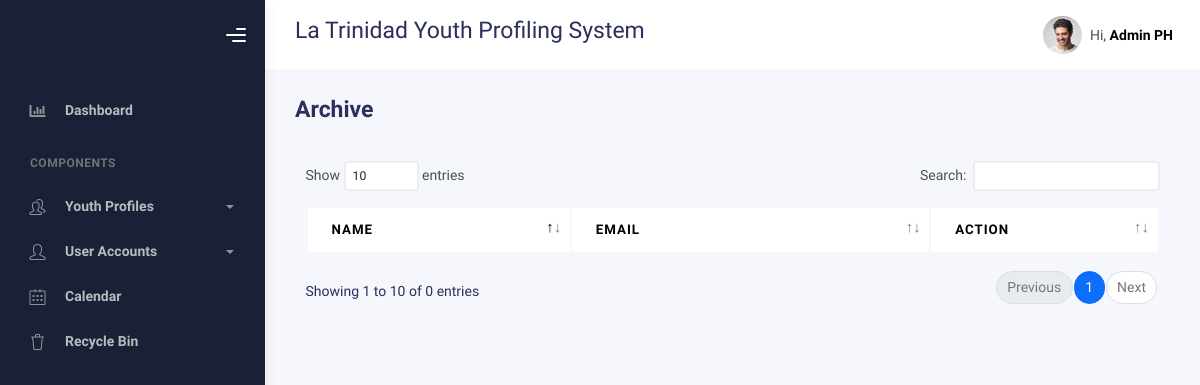
The page /bootstrap/temp_archive.php (signed in) on the database as committed earlier.
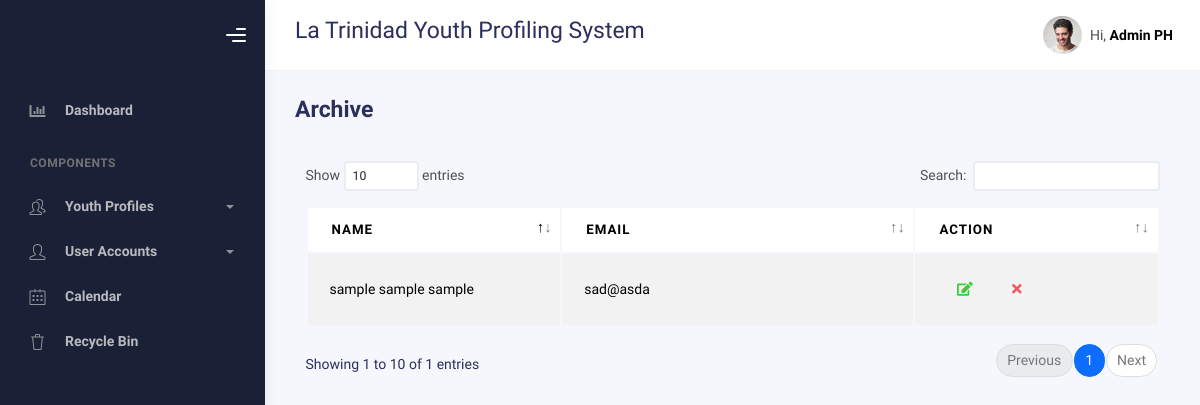
The same page on the database as committed later.
### tables this page shows
CREATE TABLE `profiles_archive` (
  `id` int(11) NOT NULL,
  `lname` varchar(100) DEFAULT NULL,
  `fname` varchar(100) DEFAULT NULL,
  `mname` varchar(100) DEFAULT NULL,
  `suffix` varchar(20) DEFAULT NULL,
  `region` varchar(100) DEFAULT NULL,
  `province` varchar(100) DEFAULT NULL,
  `municipality` varchar(100) DEFAULT NULL,
  `barangay` varchar(100) DEFAULT NULL,
  `purok` varchar(100) DEFAULT NULL,
  `sex` varchar(10) DEFAULT NULL,
  `age` int(11) DEFAULT NULL,
  `email` varchar(100) DEFAULT NULL,
  `birth_month` varchar(20) DEFAULT NULL,
  `birth_day` varchar(20) DEFAULT NULL,
  `birth_year` varchar(20) DEFAULT NULL,
  `contactnumber` varchar(20) DEFAULT NULL,
  `civil_status` varchar(20) DEFAULT NULL,
  `youth_classification` varchar(100) DEFAULT NULL,
  `age_group` varchar(50) DEFAULT NULL,
  `work_status` varchar(50) DEFAULT NULL,
  `educational_background` varchar(50) DEFAULT NULL,
  `register_sk_voter` varchar(50) DEFAULT NULL,
  `voted_last_election` varchar(3) NOT NULL,
  `attended_kk` varchar(3) NOT NULL,
  `times_attended_kk` int(11) DEFAULT NULL,
  `date_created` varchar(50) NOT NULL,
  `barangay_code` varchar(50) DEFAULT NULL
);

### bootstrap/temp_archive.php (the view, shortened to what the changed rows need)
<?php
include("../conne.php");
$fetch_profiles = "SELECT id, fname, mname, lname, suffix, email FROM profiles_archive WHERE age > 30";
$result = mysqli_query($conn, $fetch_profiles);
?>
<!DOCTYPE html>
<html lang="en">
<head>
    <link rel="stylesheet" href="assets/css/bootstrap.min.css" />
    <link rel="stylesheet" href="assets/css/plugins.min.css" />
    <link rel="stylesheet" href="assets/css/kaiadmin.min.css" />
</head>
<body>
<div class="wrapper">
    <div class="main-panel">
        <div class="container">
            <div class="page-inner">
                <div class="card-body">
                    <div class="table-responsive">
                        <div id="basic-datatables_wrapper" class="dataTables_wrapper container-fluid dt-bootstrap4">
                            <div class="row">
                                <div class="col-sm-12">
                                    <table id="basic-datatables" class="display table table-striped table-hover dataTable" role="grid" aria-describedby="basic-datatables_info">
                                        <thead>
                                            <tr role="row">
                                                <th class="sorting_asc" tabindex="0" aria-controls="basic-datatables" rowspan="1" colspan="1" aria-sort="ascending" aria-label="Name: activate to sort column descending" style="width: 365.516px;">Name</th>
                                                <th class="sorting" tabindex="0" aria-controls="basic-datatables" rowspan="1" colspan="1" aria-label="Position: activate to sort column ascending" style="width: 541.766px;">Email</th>
                                                <th class="sorting" tabindex="0" aria-controls="basic-datatables" rowspan="1" colspan="1" aria-label="Office: activate to sort column ascending" style="width: 287.266px;">Action</th>
                                            </tr>
                                        </thead>
                                        <tbody>
                                <?php while ($row = mysqli_fetch_assoc($result)): ?>
                                    <tr>
                                        <td><?php echo $row['fname'] . ' ' . $row['mname'] . ' ' . $row['lname'] . ' ' . $row['suffix']; ?></td>
                                        <td><?php echo $row['email']; ?></td>
                                        <td>
                                            <div class="form-button-action">
                                            <form action="temp_update_archive.php" method="post" style="display: inline;">
                                                    <button type="submit" name="update" class="btn btn-link btn-success">
                                                    <i class="fa fa-edit"></i>
                                                    </button>
                                                </form>
                                                <form action="temp_delete_archive.php" method="post" style="display: inline;">
                                                    <button type="submit" name="delete" class="btn btn-link btn-danger">
                                                        <i class="fa fa-times"></i>
                                                    </button>
                                                </form>
                                            </div>
                                        </td>
                                    </tr>
                                <?php endwhile; ?>
                            </tbody>
                                    </table>
                                </div>
                            </div>
                            <div class="row">
                                <div class="col-sm-12 col-md-5">
                                    <div class="dataTables_info" id="basic-datatables_info" role="status" aria-live="polite">Showing 1 to 10 of <?php echo mysqli_num_rows($result); ?> entries</div>
                                </div>
                            </div>
                        </div>
                    </div>
                </div>
            </div>
        </div>
    </div>
</body>
</html>

Rows that differ between the two databases and show on the page:
added profiles_archive: fname "sample", mname "sample", lname "sample", email "sad@asda"
Other text that changed with them:
mysqli_num_rows($result): "0" → "1"
